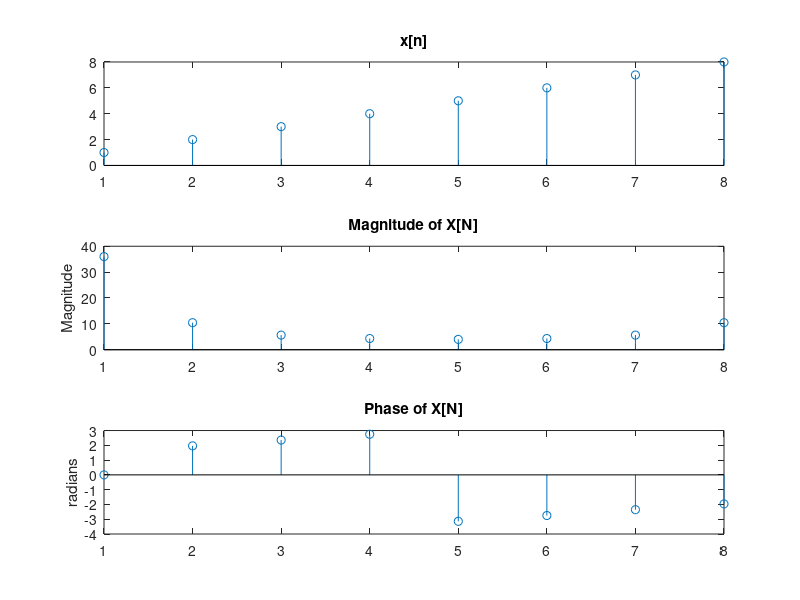

This chart was generated by the following MATLAB code:
clear all
clc
x=[1,2,3,4,5,6,7,8];
l=length(x);
y=zeros(1,8);
mag=zeros(1,8);
phase=zeros(1,8);
for i=1:8
    for m=1:l
        y(i)=y(i)+x(m)*exp(-1i*2*pi*(i-1)*(m-1)/l);
    end
    mag(i)=abs(y(i));
    phase(i)=angle(y(i));
end
disp('DFT');
disp(y);
disp('Magnitude')
disp(mag);
disp('Phase');
disp(phase);
subplot(3,1,1);
stem(x);
title('x[n]');
subplot(3,1,2);
stem(mag);
title('Magnitude of X[N]');
ylabel('Magnitude');
subplot(3,1,3);
stem(phase);
ylabel('radians');
title('Phase of X[N]');
